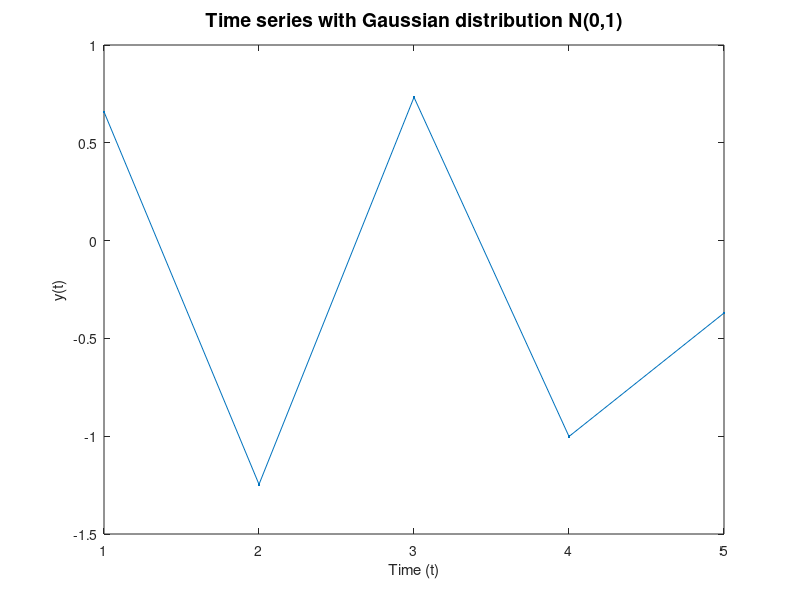

Reproduce this figure in MATLAB.
% Script 1.8
% Generate time series with Gaussian distribution 

N=input('Give the time series length_:');
 
TS=randn(N,1);
plot(TS,'.-')
title('Time series with Gaussian distribution N(0,1)','FontSize',14) 
xlabel('Time (t)'); 
ylabel('y(t)');
